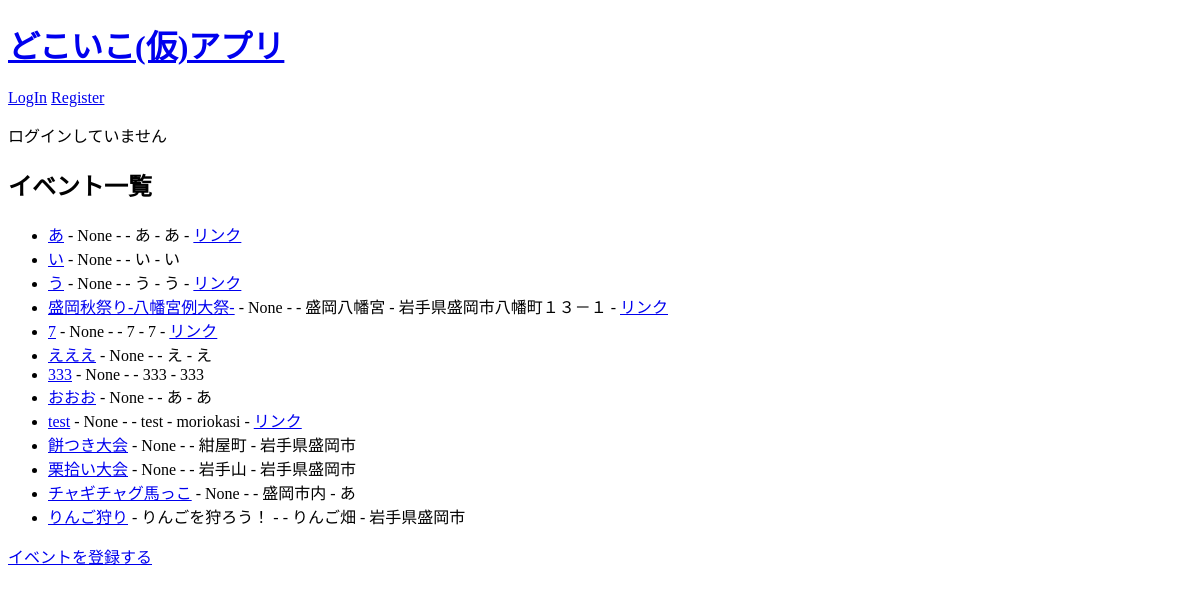
Before: / with the older database file.
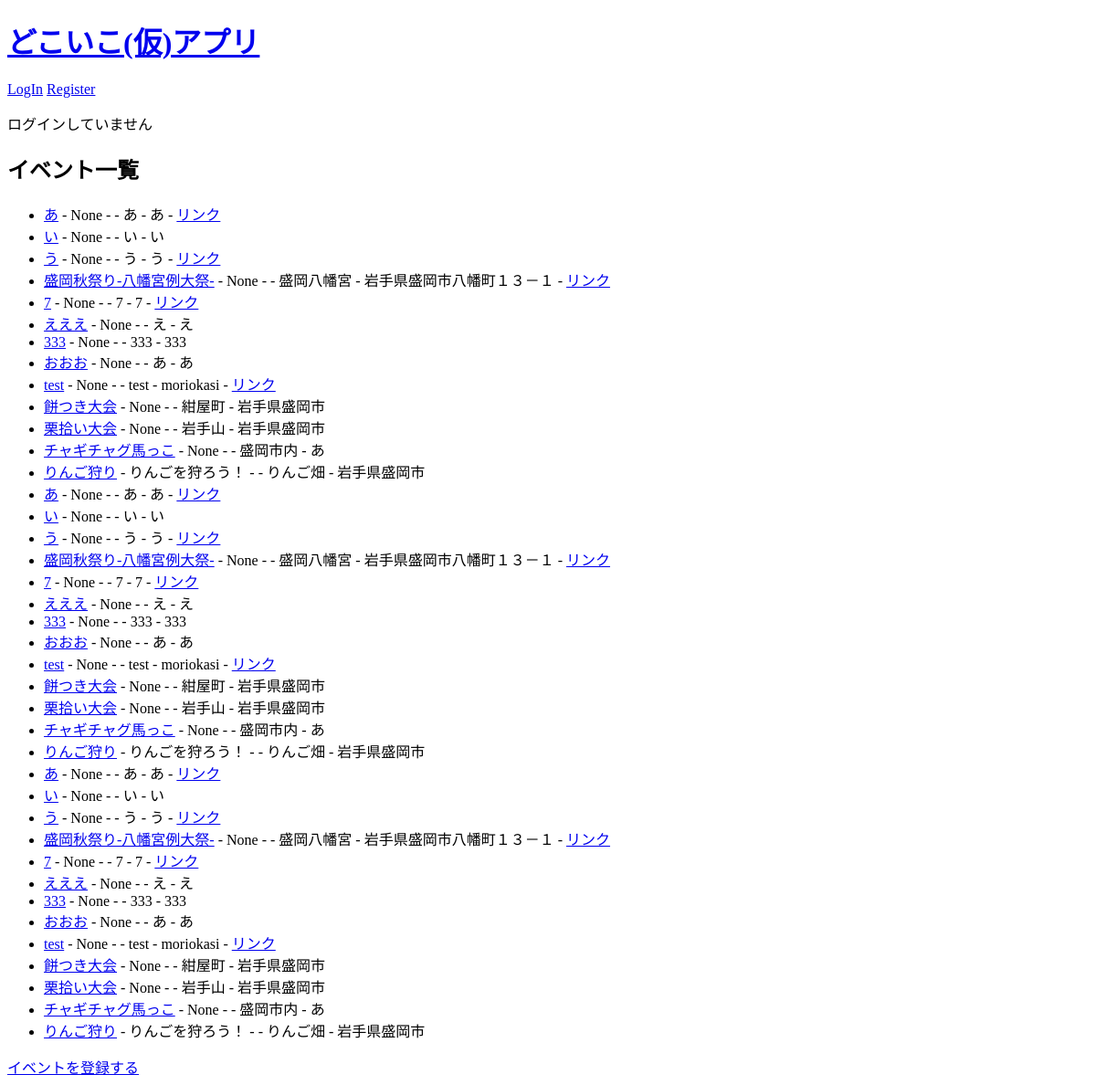
After: the same page with the newer database file.
### config.py (models this page shows)
class Event(Model):
    name = CharField()
    content = TextField(null=True)
    start_date = DateTimeField(null=True)
    end_date = DateTimeField(null=True)
    place = CharField()
    address = CharField()
    url = CharField(null=True)
    image = CharField(null=True)  # 画像ファイル名を保存するフィールド
    class Meta:
        database = db
        table_name = "events"

### app.py (the view)
@app.route("/", methods=["GET", "POST"])
def index():  # データベースからすべてのイベントを取得
    events = Event.select()
    return render_template("index.html", events=events)

### templates/index.html (shortened to what this page needs)
<!DOCTYPE html>
<html lang="ja">
<head>
</head>
<body>
   <div class="page">
       <h1><a href="{{ url_for('index') }}">どこいこ(仮)アプリ</a></h1>
       <div class="metanav">
           {% if not current_user.is_authenticated %}
               <a href="{{ url_for('user_bp.login') }}">LogIn</a>
               <a href="{{ url_for('user_bp.register') }}">Register</a>
           {% else %}
               <a href="{{ url_for('user_bp.logout') }}">LogOut</a>
           {% endif %}
       </div>
    {% if current_user.is_authenticated %}
        <p>{{ current_user.name }} さんこんにちは</p>
    {% else %}
        <p>ログインしていません</p>
    {% endif %}
    <h2>イベント一覧</h2>
    <ul>
        {% for event in events %}
        <li>
            <a href="{{ url_for('event_detail', event_id=event.id) }}">{{ event.name }}</a>
            - {{ event.content }}
            - {{ event.date }}
            - {{ event.place }}
            - {{ event.address }}
            {% if event.url %}
            - <a href="{{ event.url }}" target="_blank">リンク</a>
            {% endif %}
        </li>
        {% endfor %}
    </ul>
    <a href="{{ url_for('create_events') }}">イベントを登録する</a>
</body>
</html>

Changed rows visible on the page:
added Event: name "あ", content "None", place "あ", address "あ"
added Event: name "い", content "None", place "い", address "い"
added Event: name "う", content "None", place "う", address "う"
added Event: name "盛岡秋祭り-八幡宮例大祭-", content "None", place "盛岡八幡宮", address "岩手県盛岡市八幡町１３－１"
added Event: name "7", content "None", place "7", address "7"
added Event: name "えええ", content "None", place "え", address "え"
added Event: name "333", content "None", place "333", address "333"
added Event: name "おおお", content "None", place "あ", address "あ"
added Event: name "test", content "None", place "test", address "moriokasi"
added Event: name "餅つき大会", content "None", place "紺屋町", address "岩手県盛岡市"
added Event: name "栗拾い大会", content "None", place "岩手山", address "岩手県盛岡市"
added Event: name "チャギチャグ馬っこ", content "None", place "盛岡市内", address "あ"
added Event: name "りんご狩り", content "りんごを狩ろう！", place "りんご畑", address "岩手県盛岡市"
added Event: name "あ", content "None", place "あ", address "あ"
added Event: name "い", content "None", place "い", address "い"
added Event: name "う", content "None", place "う", address "う"
added Event: name "盛岡秋祭り-八幡宮例大祭-", content "None", place "盛岡八幡宮", address "岩手県盛岡市八幡町１３－１"
added Event: name "7", content "None", place "7", address "7"
added Event: name "えええ", content "None", place "え", address "え"
added Event: name "333", content "None", place "333", address "333"
added Event: name "おおお", content "None", place "あ", address "あ"
added Event: name "test", content "None", place "test", address "moriokasi"
added Event: name "餅つき大会", content "None", place "紺屋町", address "岩手県盛岡市"
added Event: name "栗拾い大会", content "None", place "岩手山", address "岩手県盛岡市"
added Event: name "チャギチャグ馬っこ", content "None", place "盛岡市内", address "あ"
added Event: name "りんご狩り", content "りんごを狩ろう！", place "りんご畑", address "岩手県盛岡市"
